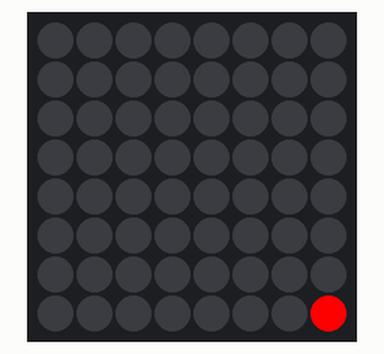
The program below on a simulated Raspberry Pi (BCM pin numbers) with a Sense HAT. Parts: the Sense HAT's 8×8 RGB LED matrix.

Above: at 0.07 s.
At 0.87 s:
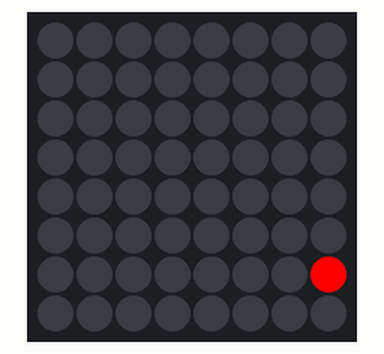
At 1.78 s:
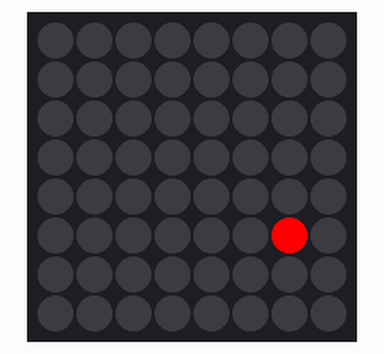
At 3.5 s:
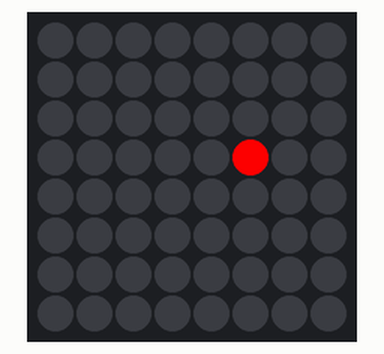
At 5.21 s:
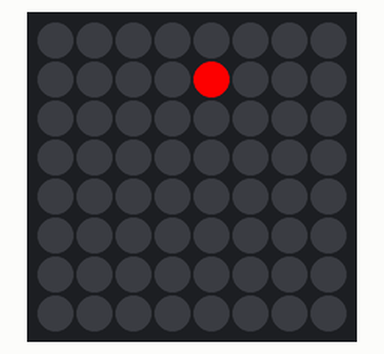
At 7.02 s:
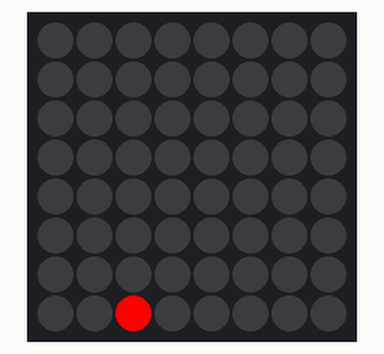

The program:

new.py
```python
from sense_hat import SenseHat
import time

sense = SenseHat()
sense.clear(0,0,0)

while True:
	for i in reversed(range(8)):
		for j in reversed(range(8)):
			sense.clear(0,0,0)
			sense.set_pixel(j, i, 255, 0, 0)
			time.sleep(.1)
```

Measured:
- by itself, everything shown: repeats every 6.5 s, in 64 steps
